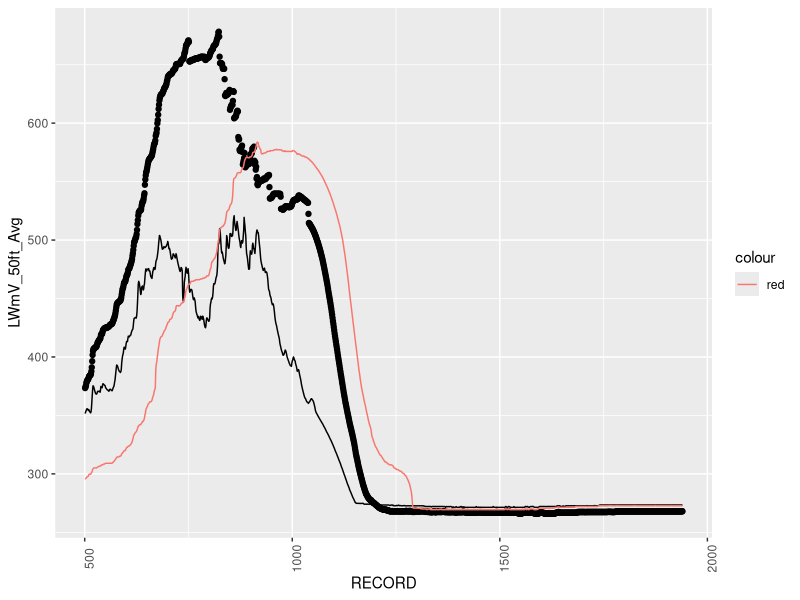

Source code (R):
## ---- chunk 1
knitr::opts_chunk$set(echo = TRUE)
library(tidyverse)
library(lubridate)
## ---- chunk 2

theday <- '2022-06-7'

SB_Processed<- read.csv("./processed_data/SB/SB_processed_CR800.csv")
SB_6_7<-SB_Processed%>%
  mutate(day=date(TIMESTAMP))%>%
  filter(day==theday)

TP_Processed<- read.csv("./processed_data/TP/TP_processed_CR800.csv")
TP_6_7<-TP_Processed%>%
  mutate(day=date(TIMESTAMP))%>%
  filter(day==theday)

EB_Processed<- read.csv("./processed_data/EB/EB_processed_CR800.csv")
EB_6_7<-EB_Processed%>%
  mutate(day=date(TIMESTAMP))%>%
  filter(day==theday)

NN_Processed<- read.csv("./processed_data/NN/NN_processed_CR800.csv")
NN_6_7<-NN_Processed%>%
  mutate(day=date(TIMESTAMP))%>%
  filter(day==theday)

compareplot<- ggplot()+
  geom_line(data = NN_6_7, aes(x = RECORD, y = LWmV_50ft_Avg))+
  geom_point(data= NN_6_7, aes(x = RECORD, y = LWmV_66ft_Avg)) +
  geom_line(data= NN_6_7, aes(x = RECORD, y = LWmV_17ft_Avg, color="red"))+
  theme(axis.text.x = element_text(angle = 90))

compareplot
